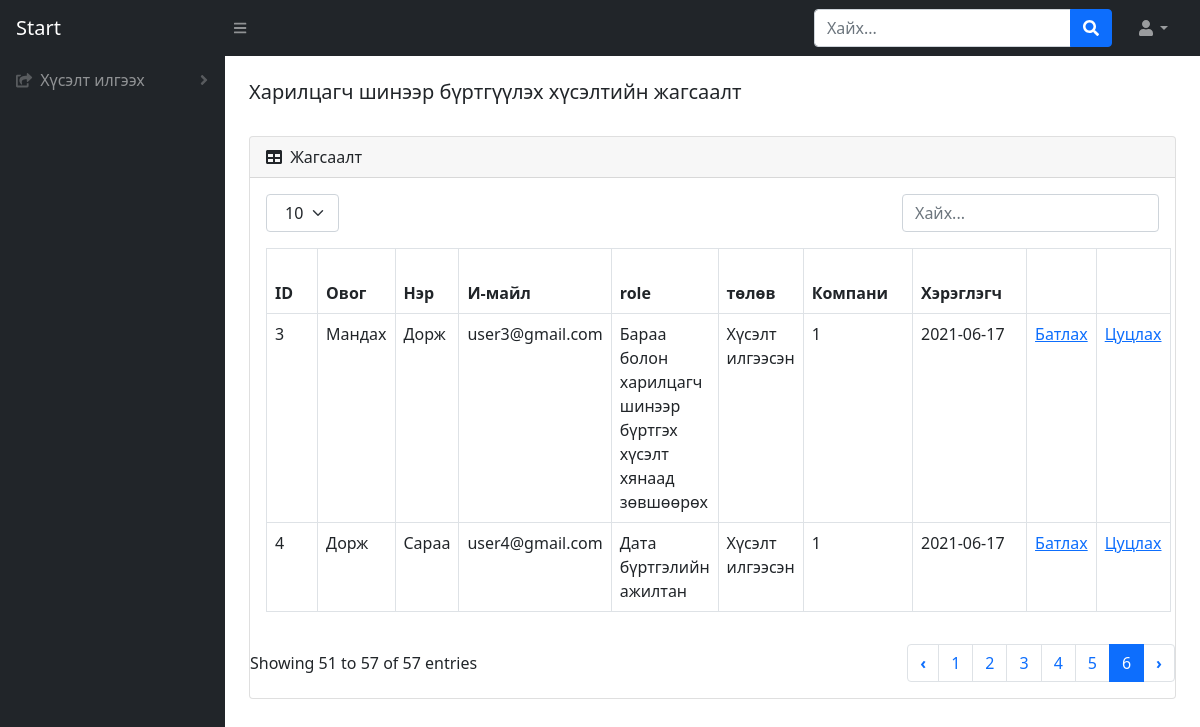
The app's page /reg-list, older data.
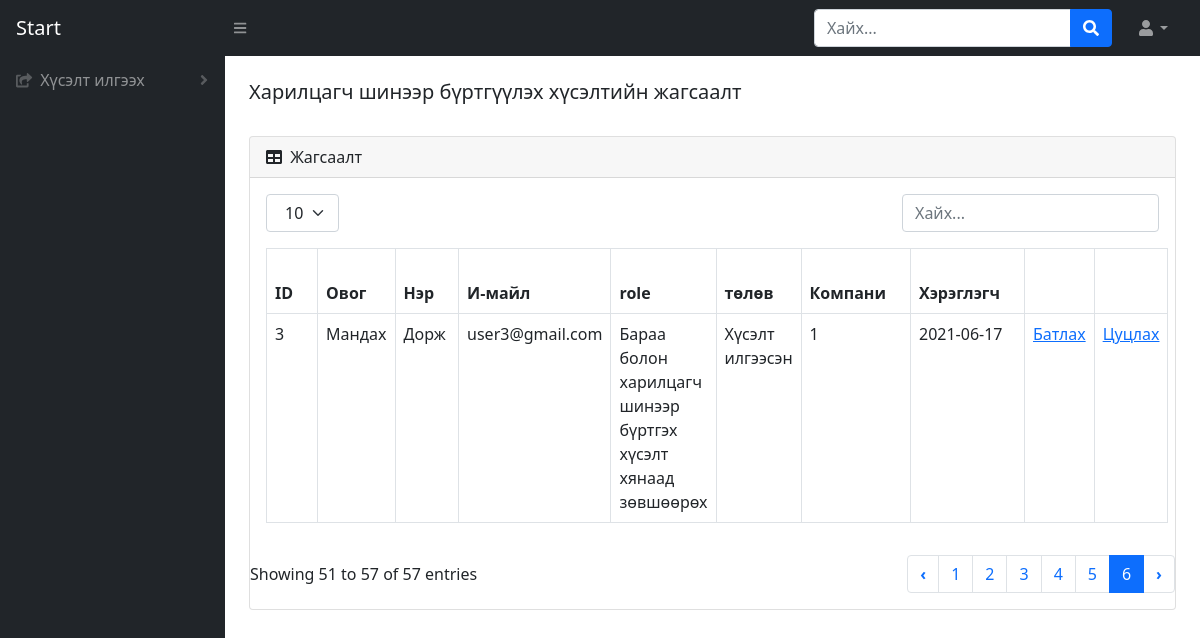
The same page, newer data.
### BMweb/models.py (models this page shows, shortened)
class Hereglegch(models.Model):
    ovog=models.CharField(max_length=30, verbose_name=_("Хэрэглэгчийн овог"))
    ner=models.CharField(max_length=30, verbose_name=_("Хэрэглэгчийн нэр"))
    mail = models.CharField(max_length=30, verbose_name=_("И-майл хаяг"))
    role = models.ForeignKey(HereglegchRole, on_delete=CASCADE ,verbose_name=_("Эрхийн түвшин"))
    state = models.ForeignKey(HereglegchState, on_delete=CASCADE , verbose_name=_("Хэрэглэгчийн төлөв"))
    company = models.ForeignKey(Company, on_delete=CASCADE , verbose_name=_("Компани"))
    password  = models.CharField(max_length=30, verbose_name=_("Хэрэглэгчийн нууц үг"))
    reg_date = models.DateTimeField(default=datetime.now, verbose_name=_("Нэвтэрсэн огноо"))
    class Meta:
        verbose_name = _("Хэрэглэгч")
        verbose_name_plural = _("Хэрэглэгч")

class HereglegchRole(models.Model):
    levelName = models.CharField(max_length=300, verbose_name=_("Эрхийн түвшин"))
    class Meta:
        verbose_name = _("Эрхийн түвшин")
        verbose_name_plural = _("Эрхийн түвшин")
    def __str__(self):
        return self.levelName

class HereglegchState(models.Model):
    stateName = models.CharField(max_length=300, verbose_name=_("Хэрэглэгчийн төлөв"))
    class Meta:
        verbose_name = _("Хэрэглэгч төлөв")
        verbose_name_plural = _("Хэрэглэгч төлөв")
    def __str__(self):
        return self.stateName

### BMweb/views.py (the view)
# urls.py: path('reg-list', views.hereglegchList,name='reg-list'),
def hereglegchList(request):
    if 'user_id' in request.session:
        h = Hereglegch.objects.get(pk=request.session['user_id'])
        return render(request,'hereglegchList.html', {'user': h })
    h = Hereglegch.objects.filter(state_id = 1).order_by('-reg_date')
    return render(request,'hereglegchList.html',{'HereglegchList': h})

### BMweb/templates/hereglegchList.html (shortened to what the changed rows need)
{% load static %}
<!DOCTYPE html>
<html lang="en">
    <head>
        <link href="https://cdn.jsdelivr.net/npm/simple-datatables@latest/dist/style.css" rel="stylesheet" />
        <link href="css/styles.css" rel="stylesheet" />
        <link href="{% static 'css/styles.css' %}" rel="stylesheet"/>
    </head>
    <body class="sb-nav-fixed">
        <div id="layoutSidenav">
            <div id="layoutSidenav_content">
                <main>
                    <div class="container-fluid px-4">
                        <div class="card mb-4">
                            <div class="card-body">
                                <table id="datatablesSimple" class="dataTable-table">
                                    <thead>
                                        <tr>
                                            <th data-sortable="" class="asc">
                                                <a href="#" class="dataTable-sorter">ID</a>
                                            </th>
                                            <th data-sortable="" class="asc">
                                                <a href="#" class="dataTable-sorter">Овог</a>
                                            </th>
                                            <th data-sortable="" class="asc">
                                                <a href="#" class="dataTable-sorter">Нэр</a>
                                            </th>
                                            <th data-sortable="" class="asc">
                                                <a href="#" class="dataTable-sorter">И-майл</a>
                                            </th>
                                            <th data-sortable="" class="asc">
                                                <a href="#" class="dataTable-sorter"></a>role</a>
                                            </th>
                                            <th data-sortable="" class="asc">
                                                <a href="#" class="dataTable-sorter">төлөв</a>
                                            </th>
                                            <th data-sortable="" class="asc">
                                                <a href="#" class="dataTable-sorter">Компани</a>
                                            </th>
                                            <th data-sortable="" class="asc">
                                                <a href="#" class="dataTable-sorter">Хэрэглэгч</a>
                                            </th>
                                            <th data-sortable="" class="asc">
                                            </th>
                                            <th data-sortable="" class="asc">
                                            </th>
                                        </tr>
                                    </thead>
                                    {% for h in HereglegchList %}
                                        <tr>
                                            <td>{{ h.id }}</td>
                                            <td>{{ h.ovog }}</td>
                                            <td>{{ h.ner }}</td>
                                            <td>{{ h.mail }}</td>
                                            <td>{{ h.role }}</td>
                                            <td>{{ h.state }}</td>
                                            <td>{{ h.state_id }}</td>
                                            <td>{{ h.reg_date | date:"Y-m-d" }}</td>
                                            <td><a href="/change-state/{{h.id}}/2">Батлах</a></td>
                                            <td><a href="/change-state/{{h.id}}/3">Цуцлах</a></td>
                                        </tr>
                                    {% endfor %}
                                    </table>
                            </div>
                        </div>
                    </div>
                </main>
            </div>
        </div>
    </body>
</html>

Row changes from the older to the newer data that the page shows:
no longer on this page (row edited): Hereglegch: id "4", ovog "Дорж", ner "Сараа", mail "user4@gmail.com", role "Дата бүртгэлийн ажилтан", state "Хүсэлт илгээсэн", state_id "1", reg_date "2021-06-17"
